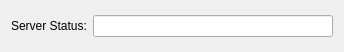
<?xml version="1.0" encoding="UTF-8"?>
<ui version="4.0">
 <class>ServerManager</class>
 <widget class="QDialog" name="ServerManager">
  <property name="geometry">
   <rect>
    <x>0</x>
    <y>0</y>
    <width>344</width>
    <height>52</height>
   </rect>
  </property>
  <property name="windowTitle">
   <string>Server Status</string>
  </property>
  <layout class="QVBoxLayout" name="verticalLayout">
   <item>
    <spacer name="verticalSpacer_2">
     <property name="orientation">
      <enum>Qt::Vertical</enum>
     </property>
     <property name="sizeHint" stdset="0">
      <size>
       <width>20</width>
       <height>0</height>
      </size>
     </property>
    </spacer>
   </item>
   <item>
    <layout class="QHBoxLayout" name="horizontalLayout">
     <item>
      <widget class="QLabel" name="labelServerStatus">
       <property name="text">
        <string>Server Status:</string>
       </property>
      </widget>
     </item>
     <item>
      <widget class="QLineEdit" name="editServerStatus">
       <property name="readOnly">
        <bool>true</bool>
       </property>
      </widget>
     </item>
    </layout>
   </item>
   <item>
    <spacer name="verticalSpacer">
     <property name="orientation">
      <enum>Qt::Vertical</enum>
     </property>
     <property name="sizeHint" stdset="0">
      <size>
       <width>20</width>
       <height>0</height>
      </size>
     </property>
    </spacer>
   </item>
  </layout>
 </widget>
 <resources/>
 <connections/>
</ui>
